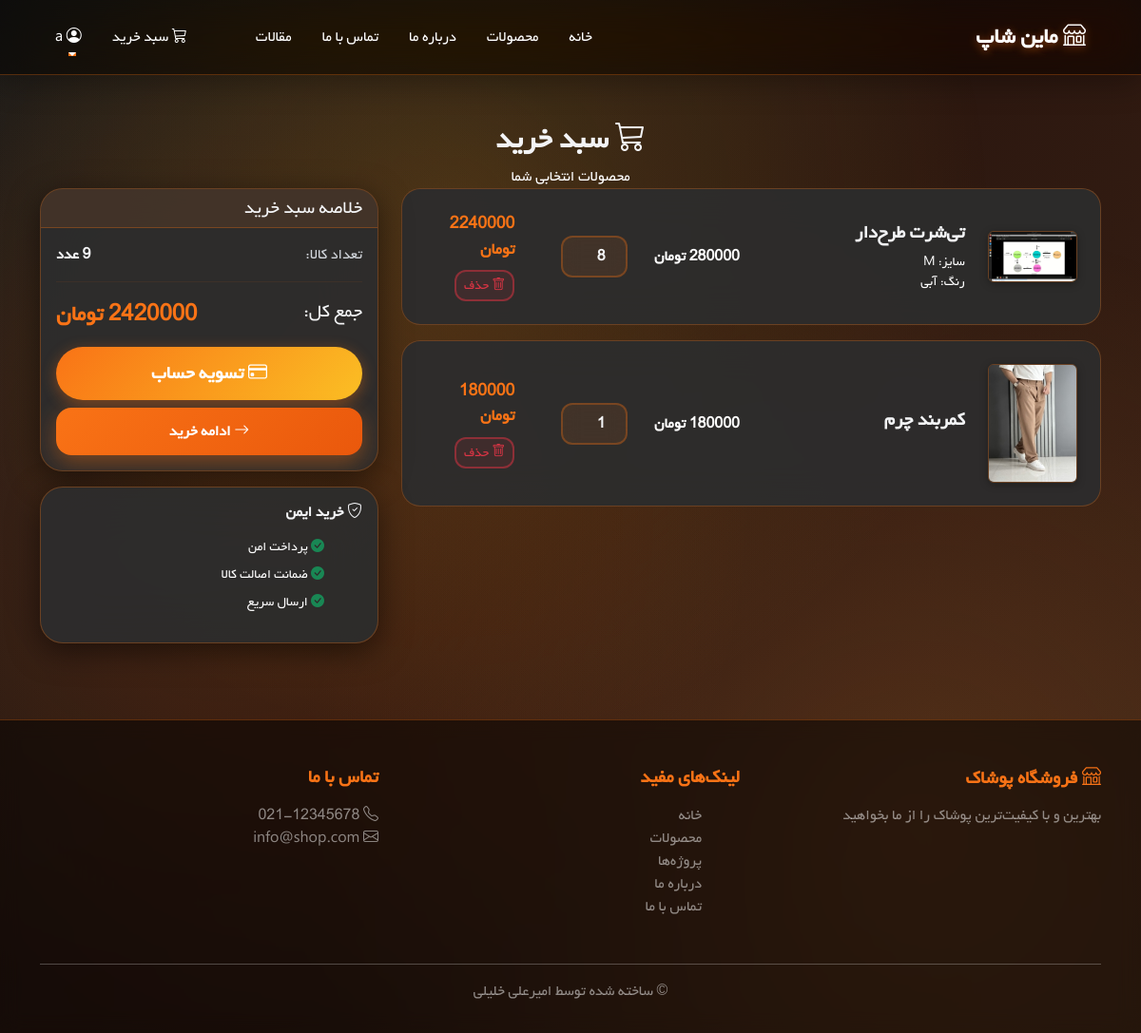
The app's page /cart/ (signed in), older data.
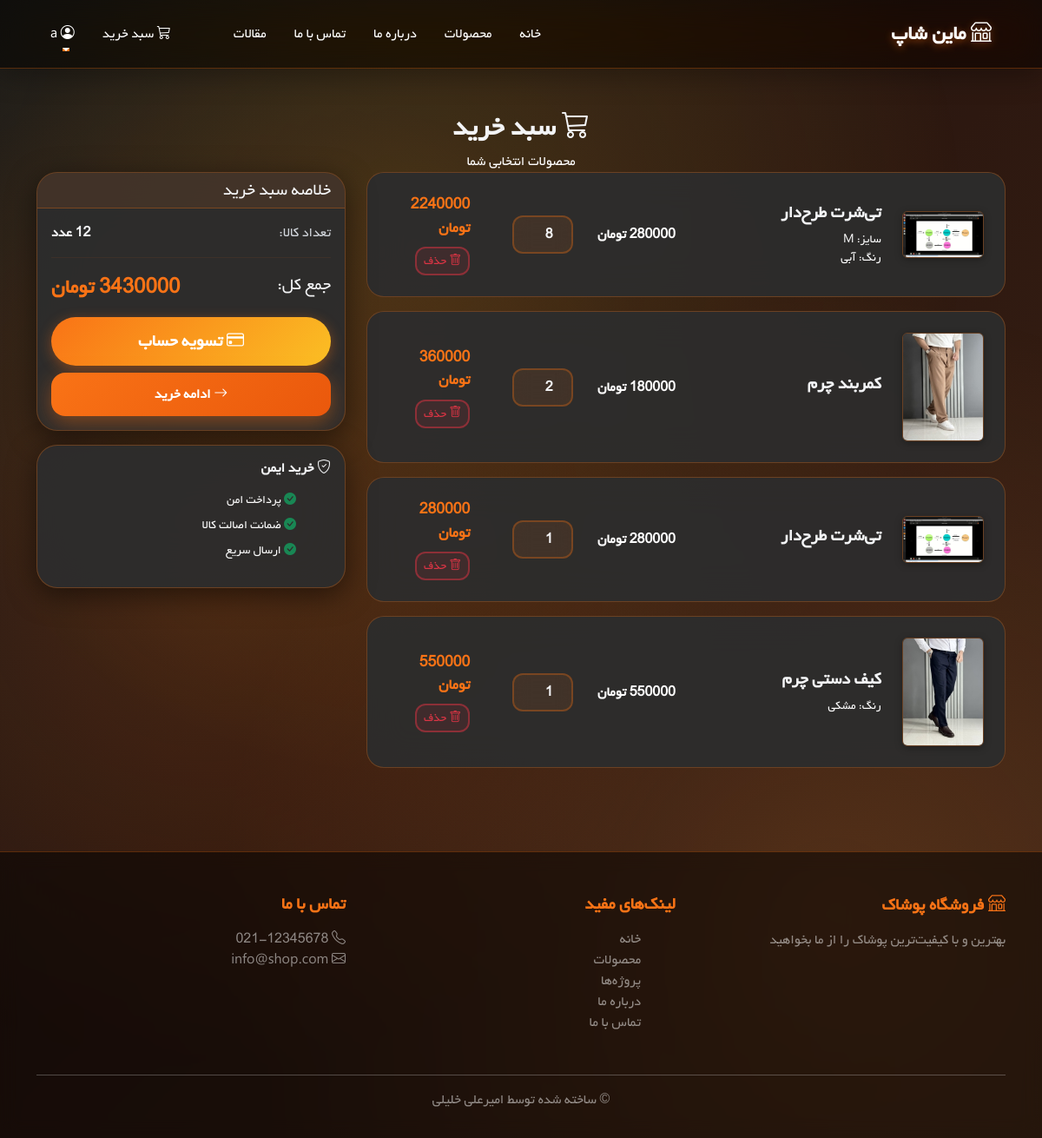
The same page, newer data.
### shop/models.py (models this page shows, shortened)
class CartItem(models.Model):
    cart = models.ForeignKey(Cart, on_delete=models.CASCADE,
                              related_name='items', verbose_name='سبد خرید')
    product = models.ForeignKey(Product, on_delete=models.CASCADE, verbose_name='محصول')
    quantity = models.PositiveIntegerField(default=1, verbose_name='تعداد')
    size = models.CharField(max_length=10, blank=True, verbose_name='سایز')
    color = models.CharField(max_length=50, blank=True, verbose_name='رنگ')
    class Meta:
        verbose_name = 'آیتم سبد'
        verbose_name_plural = 'آیتم‌های سبد'
    def get_total_price(self):
        return self.product.get_final_price() * self.quantity

class Product(models.Model):
    SIZE_CHOICES = [
        ('XS', 'XS'),
        ('S', 'S'),
        ('M', 'M'),
        ('L', 'L'),
        ('XL', 'XL'),
        ('XXL', 'XXL'),
    ]
    category = models.ForeignKey(Category, on_delete=models.CASCADE,
                                  related_name='products', verbose_name='دسته‌بندی')
    name = models.CharField(max_length=200, verbose_name='نام محصول')
    slug = models.SlugField(max_length=200, unique=True, allow_unicode=True)
    description = models.TextField(verbose_name='توضیحات')
    price = models.DecimalField(max_digits=12, decimal_places=0, verbose_name='قیمت (تومان)')
    discount_price = models.DecimalField(max_digits=12, decimal_places=0,
                                          blank=True, null=True, verbose_name='قیمت با تخفیف')
    image = models.ImageField(upload_to='products/', blank=True, null=True, verbose_name='تصویر اصلی')
    image2 = models.ImageField(upload_to='products/', blank=True, null=True, verbose_name='تصویر دوم')
    image3 = models.ImageField(upload_to='products/', blank=True, null=True, verbose_name='تصویر سوم')
    stock = models.PositiveIntegerField(default=0, verbose_name='موجودی')
    available = models.BooleanField(default=True, verbose_name='موجود')
    sizes = models.CharField(max_length=50, blank=True, verbose_name='سایزهای موجود',
                              help_text='مثال: S,M,L,XL')
    colors = models.CharField(max_length=200, blank=True, verbose_name='رنگ‌های موجود',
                               help_text='مثال: قرمز,آبی,سبز')
    is_featured = models.BooleanField(default=False, verbose_name='ویژه')
    created_at = models.DateTimeField(auto_now_add=True)
    updated_at = models.DateTimeField(auto_now=True)
    class Meta:
        verbose_name = 'محصول'
        verbose_name_plural = 'محصولات'
        ordering = ['-created_at']
    def get_final_price(self):
        return self.discount_price if self.discount_price else self.price

class Cart(models.Model):
    user = models.ForeignKey(User, on_delete=models.CASCADE,
                              related_name='carts', verbose_name='کاربر')
    created_at = models.DateTimeField(auto_now_add=True)
    updated_at = models.DateTimeField(auto_now=True)
    is_active = models.BooleanField(default=True)
    class Meta:
        verbose_name = 'سبد خرید'
        verbose_name_plural = 'سبدهای خرید'
    def get_total_price(self):
        return sum(item.get_total_price() for item in self.items.all())
    def get_items_count(self):
        return sum(item.quantity for item in self.items.all())

### shop/views.py (the view)
# urls.py: path('cart/', views.cart_view, name='cart'),
@login_required
def cart_view(request):
    cart, created = Cart.objects.get_or_create(user=request.user, is_active=True)
    context = {'cart': cart}
    return render(request, 'shop/cart.html', context)

### shop/context_processors.py (called while the page is built)
def cart_count(request):
    count = 0
    if request.user.is_authenticated:
        try:
            cart = Cart.objects.filter(user=request.user, is_active=True).first()
            if cart:
                count = cart.get_items_count()
        except:
            pass
    return {'cart_items_count': count}

### templates/shop/cart.html (shortened to what this page needs)
{% extends 'base.html' %}
{% block content %}
<div class="container my-5">
    <div class="cart-header text-center">
        <h2 class="fw-bold mb-2"><i class="bi bi-cart3"></i> سبد خرید</h2>
        <p class="text-white mb-0">محصولات انتخابی شما</p>
    </div>
    {% if cart.items.all %}
    <div class="row">
        <div class="col-md-8">
            {% for item in cart.items.all %}
            <div class="cart-item">
                <div class="row align-items-center">
                        <div class="col-md-2">
                            {% if item.product.image %}
                                <img src="{{ item.product.image.url }}" class="img-fluid rounded" alt="{{ item.product.name }}">
                            {% else %}
                                <img src="https://via.placeholder.com/100x100" class="img-fluid rounded" alt="{{ item.product.name }}">
                            {% endif %}
                        </div>
                        <div class="col-md-4">
                            <h5 class="fw-bold">{{ item.product.name }}</h5>
                            {% if item.size %}<p class="mb-0 text-white small">سایز: {{ item.size }}</p>{% endif %}
                            {% if item.color %}<p class="mb-0 text-white small">رنگ: {{ item.color }}</p>{% endif %}
                        </div>
                        <div class="col-md-2">
                            <p class="mb-0 fw-bold text-white">{{ item.product.get_final_price|floatformat:0 }} تومان</p>
                        </div>
                        <div class="col-md-2">
                            <form method="post" action="{% url 'shop:update_cart_item' item.id %}" class="d-inline">
                                <input type="number" name="quantity" value="{{ item.quantity }}" min="1"
                                       class="form-control quantity-input" style="width: 70px;"
                                       onchange="this.form.submit()">
                            </form>
                        </div>
                        <div class="col-md-2 text-end">
                            <p class="mb-2 fw-bold price-new" style="font-size: 1.1rem;">{{ item.get_total_price|floatformat:0 }} تومان</p>
                            <form method="post" action="{% url 'shop:remove_from_cart' item.id %}" class="d-inline">
                                <button type="submit" class="btn btn-sm btn-outline-danger">
                                    <i class="bi bi-trash"></i> حذف
                                </button>
                            </form>
                        </div>
                </div>
            </div>
            {% endfor %}
        </div>
        <div class="col-md-4">
            <div class="card">
                <div class="card-header" style="background: rgba(249, 115, 22, 0.1); border-bottom: 1px solid var(--card-border);">
                    <h5 class="mb-0" style="color: var(--text-primary);">خلاصه سبد خرید</h5>
                </div>
                <div class="card-body">
                    <div class="d-flex justify-content-between mb-2">
                        <span style="color: var(--text-secondary);">تعداد کالا:</span>
                        <span class="fw-bold" style="color: var(--text-primary);">{{ cart.get_items_count }} عدد</span>
                    </div>
                    <hr style="border-color: var(--card-border);">
                    <div class="d-flex justify-content-between mb-3">
                        <span class="fs-5" style="color: var(--text-primary);">جمع کل:</span>
                        <span class="fs-4 fw-bold price-new">{{ cart.get_total_price|floatformat:0 }} تومان</span>
                    </div>
                    <a href="{% url 'shop:checkout' %}" class="btn btn-success w-100 btn-lg">
                        <i class="bi bi-credit-card"></i> تسویه حساب
                    </a>
                    <a href="{% url 'shop:product_list' %}" class="btn btn-primary w-100 mt-2">
                        <i class="bi bi-arrow-right"></i> ادامه خرید
                    </a>
                </div>
            </div>
            <div class="card mt-3">
                <div class="card-body">
                    <h6 class="fw-bold mb-3" style="color: var(--text-primary);"><i class="bi bi-shield-check"></i> خرید ایمن</h6>
                    <ul class="list-unstyled small text-white">
                        <li class="mb-2"><i class="bi bi-check-circle-fill text-success"></i> پرداخت امن</li>
                        <li class="mb-2"><i class="bi bi-check-circle-fill text-success"></i> ضمانت اصالت کالا</li>
                        <li class="mb-2"><i class="bi bi-check-circle-fill text-success"></i> ارسال سریع</li>
                    </ul>
                </div>
            </div>
        </div>
    </div>
    {% endif %}
</div>
{% endblock %}

### templates/base.html (shortened to what this page needs)
{% load static %}
<!DOCTYPE html>
<html lang="fa" dir="rtl" data-theme="dark">
<head>
     <link rel="stylesheet" href="{% static 'css/bootstrap.min.css' %}">
     <link rel="stylesheet" href="{% static 'icons/bootstrap-icons.css' %}">
</head>
<body>
    <nav class="navbar navbar-expand-lg sticky-top">
        <div class="container">
            <a class="navbar-brand" href="{% url 'shop:home' %}">
                <i class="bi bi-shop"></i> ماین شاپ
            </a>
            <div class="collapse navbar-collapse" id="navbarNav">
                <ul class="navbar-nav me-auto">
                    <li class="nav-item">
                        <a class="nav-link" href="{% url 'shop:home' %}">خانه</a>
                    </li>
                    <li class="nav-item">
                        <a class="nav-link" href="{% url 'shop:product_list' %}">محصولات</a>
                    </li>
                    <li class="nav-item">
                        <a class="nav-link" href="{% url 'shop:about' %}">درباره ما</a>
                    </li>
                    <li class="nav-item">
                        <a class="nav-link" href="{% url 'shop:contact' %}">تماس با ما</a>
                    </li>
                    <li class="nav-item">
                        <a class="nav-link" href="{% url 'shop:projects' %}">مقالات</a>
                    </li>
                </ul>
                <ul class="navbar-nav">
                    {% if user.is_authenticated %}
                    <li class="nav-item">
                        <a class="nav-link position-relative" href="{% url 'shop:cart' %}">
                            <i class="bi bi-cart3"></i> سبد خرید
                        </a>
                    </li>
                    <li class="nav-item dropdown">
                        <a class="nav-link dropdown-toggle" href="#" role="button" data-bs-toggle="dropdown">
                            <i class="bi bi-person-circle"></i> {{ user.username }}
                        </a>
                    </li>
                    {% endif %}
                </ul>
            </div>
        </div>
    </nav>
    {% block content %}{% endblock %}
    <footer>
        <div class="container">
            <div class="row">
                <div class="col-md-4 mb-3">
                    <h5><i class="bi bi-shop"></i> فروشگاه پوشاک</h5>
                    <p class="text-white-50">بهترین و با کیفیت‌ترین پوشاک را از ما بخواهید</p>
                </div>
                <div class="col-md-4 mb-3">
                    <h5>لینک‌های مفید</h5>
                    <ul class="list-unstyled">
                        <li><a href="{% url 'shop:home' %}" class="text-white-50 text-decoration-none">خانه</a></li>
                        <li><a href="{% url 'shop:product_list' %}" class="text-white-50 text-decoration-none">محصولات</a></li>
                        <li><a href="{% url 'shop:projects' %}" class="text-white-50 text-decoration-none">پروژه‌ها</a></li>
                        <li><a href="{% url 'shop:about' %}" class="text-white-50 text-decoration-none">درباره ما</a></li>
                        <li><a href="{% url 'shop:contact' %}" class="text-white-50 text-decoration-none">تماس با ما</a></li>
                    </ul>
                </div>
                <div class="col-md-4 mb-3">
                    <h5>تماس با ما</h5>
                    <p class="text-white-50">
                        <i class="bi bi-telephone"></i> 021-12345678<br>
                        <i class="bi bi-envelope"></i> info@shop.com
                    </p>
                </div>
            </div>
            <hr class="bg-white">
            <div class="text-center text-white-50">
                <p>&copy; ساخته شده توسط امیرعلی خلیلی</p>
            </div>
        </div>
    </footer>
</body>
</html>

Row changes from the older to the newer data that the page shows:
changed CartItem "کمربند چرم": quantity "1" → "2"; get_total_price "180000" → "360000"
added CartItem: product.image (picture), product.name "تی‌شرت طرح‌دار", product.get_final_price "280000", quantity "1", get_total_price "280000"
added CartItem: product.image (picture), product.name "کیف دستی چرم", color "مشکی", product.get_final_price "550000", quantity "1", get_total_price "550000"
changed through a linked row, Cart: get_items_count "9" → "12"; get_total_price "2420000" → "3430000"
